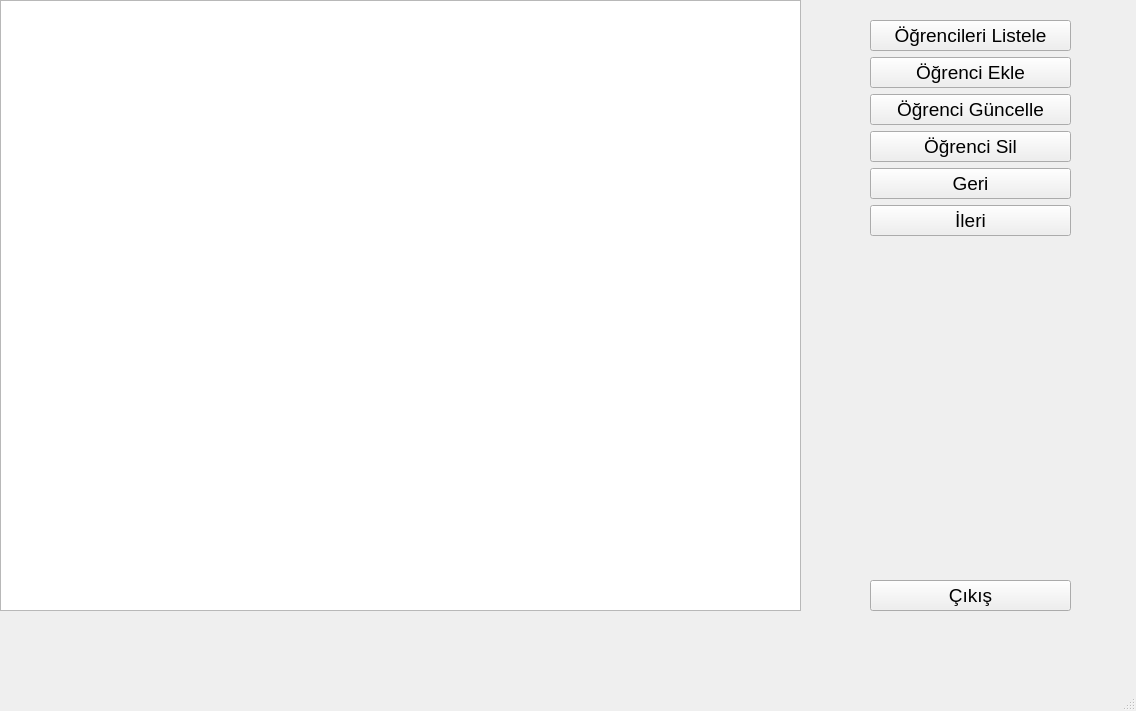
<?xml version="1.0" encoding="UTF-8"?>
<ui version="4.0">
 <class>MainWindow</class>
 <widget class="QMainWindow" name="MainWindow">
  <property name="geometry">
   <rect>
    <x>0</x>
    <y>0</y>
    <width>1136</width>
    <height>711</height>
   </rect>
  </property>
  <property name="windowTitle">
   <string>MainWindow</string>
  </property>
  <widget class="QWidget" name="centralwidget">
   <widget class="QListWidget" name="lstStudents">
    <property name="geometry">
     <rect>
      <x>0</x>
      <y>0</y>
      <width>801</width>
      <height>611</height>
     </rect>
    </property>
    <property name="font">
     <font>
      <pointsize>14</pointsize>
     </font>
    </property>
   </widget>
   <widget class="QWidget" name="layoutWidget">
    <property name="geometry">
     <rect>
      <x>870</x>
      <y>20</y>
      <width>201</width>
      <height>591</height>
     </rect>
    </property>
    <layout class="QVBoxLayout" name="verticalLayout">
     <item>
      <widget class="QPushButton" name="btnShowStudents">
       <property name="font">
        <font>
         <pointsize>14</pointsize>
        </font>
       </property>
       <property name="text">
        <string>Öğrencileri Listele</string>
       </property>
      </widget>
     </item>
     <item>
      <widget class="QPushButton" name="btnAddStudent">
       <property name="font">
        <font>
         <pointsize>14</pointsize>
        </font>
       </property>
       <property name="text">
        <string>Öğrenci Ekle</string>
       </property>
      </widget>
     </item>
     <item>
      <widget class="QPushButton" name="btnEditStudent">
       <property name="font">
        <font>
         <pointsize>14</pointsize>
        </font>
       </property>
       <property name="text">
        <string>Öğrenci Güncelle</string>
       </property>
      </widget>
     </item>
     <item>
      <widget class="QPushButton" name="btnDeleteStudent">
       <property name="font">
        <font>
         <pointsize>14</pointsize>
        </font>
       </property>
       <property name="text">
        <string>Öğrenci Sil</string>
       </property>
      </widget>
     </item>
     <item>
      <widget class="QPushButton" name="btnBack">
       <property name="font">
        <font>
         <pointsize>14</pointsize>
        </font>
       </property>
       <property name="text">
        <string>Geri</string>
       </property>
      </widget>
     </item>
     <item>
      <widget class="QPushButton" name="btnForward">
       <property name="font">
        <font>
         <pointsize>14</pointsize>
        </font>
       </property>
       <property name="text">
        <string>İleri</string>
       </property>
      </widget>
     </item>
     <item>
      <spacer name="verticalSpacer">
       <property name="orientation">
        <enum>Qt::Vertical</enum>
       </property>
       <property name="sizeHint" stdset="0">
        <size>
         <width>20</width>
         <height>40</height>
        </size>
       </property>
      </spacer>
     </item>
     <item>
      <widget class="QPushButton" name="btnExit">
       <property name="font">
        <font>
         <pointsize>14</pointsize>
        </font>
       </property>
       <property name="text">
        <string>Çıkış</string>
       </property>
      </widget>
     </item>
    </layout>
   </widget>
  </widget>
  <widget class="QMenuBar" name="menubar">
   <property name="geometry">
    <rect>
     <x>0</x>
     <y>0</y>
     <width>1136</width>
     <height>22</height>
    </rect>
   </property>
  </widget>
  <widget class="QStatusBar" name="statusbar"/>
 </widget>
 <resources/>
 <connections/>
</ui>
